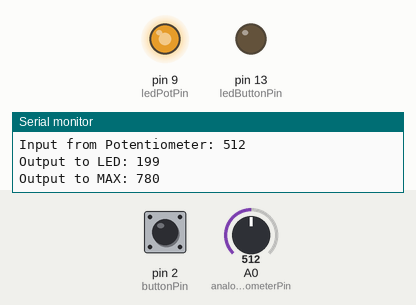
This sketch was run on a simulated Arduino Uno, built with avr-gcc and run on an emulated ATmega328P. Parts: output pins drawn as LEDs (lit = HIGH), the last lines printed to the serial monitor. Inputs (shaded band) come from the test bench; at power-on: A0 (analogPotentiometerPin) = 512, pin 2 (buttonPin) HIGH.

Above: at 1.2 s.
1.3 s: A0 (analogPotentiometerPin) set to 122
At 2.6 s:
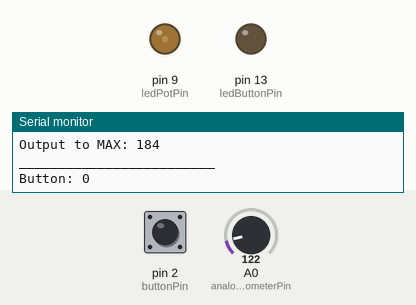
2.9 s: pin 2 (buttonPin) pulled LOW for 0.15 s
At 3.05 s:
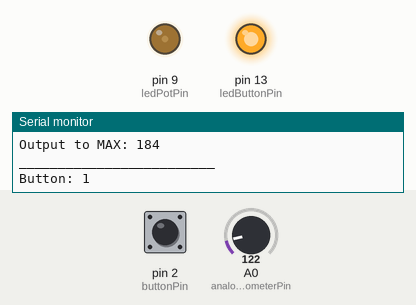
4.6 s: A0 (analogPotentiometerPin) set to 0
At 5.7 s:
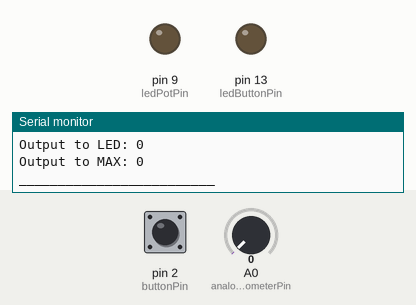
6.2 s: pin 2 (buttonPin) pulled LOW for 1 s
At 7.0 s:
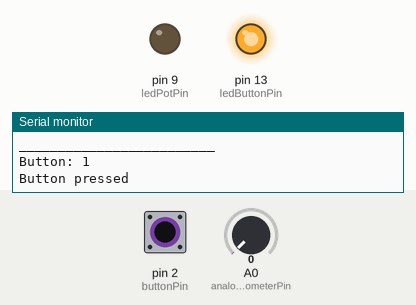
8.7 s: A0 (analogPotentiometerPin) set to 4
At 9.9 s:
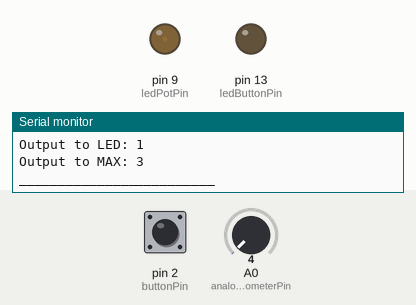
11.7 s: A0 (analogPotentiometerPin) set to 306
At 12.4 s:
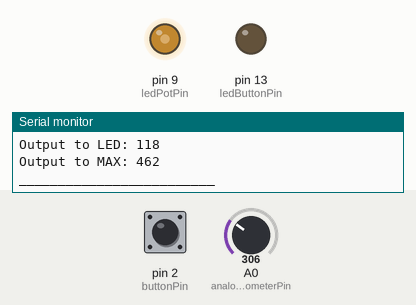
Timing chart, 0 to 14.3 s (numbered marks = the images above; inputs shaded):
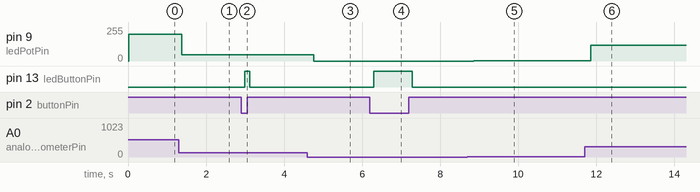

The sketch:

BasicButtonANDPotentiometerLED.ino
```cpp
// There are 2 simple setups
// 1) Push-button (i/p: 2) to light up LED (o/p: 13)
// 2) Potentiometer (i/p: A0) to light up LED (o/p: 9)
//_______________________________________________________________________________

// For Button-LED
const int buttonPin = 2;//the push-button pin
const int ledButtonPin = 13;
int inputButtonVal = 0; //variable to store the value from button
int correctButtonVal = 0;//variable to store the CORRECT value from button - 0 means not pressed, 1 means pressed


// For Potentiometer-LED
const int analogPotentiometerPin = 0;//the analog input pin of potentiometer
const int ledPotPin = 9;
int inputPotVal = 0;//variable to store the analog value coming from potentiometer
int outputLedPotVal = 0;//variable to store the output value (after being mapped to 0-255)
int outputToMax = 0;//variable to store the output value to max - mapped from outputLedPotVal from 0-1000

//_______________________________________________________________________________

void setup()
{

  Serial.begin(9600);//set the serial communication baudrate as 9600

  // For Button-LED
  //configure buttonPin(pin2) as an input and enable the internal pull-up resistor
  pinMode(buttonPin, INPUT_PULLUP);
  pinMode(ledButtonPin, OUTPUT);

}

//_______________________________________________________________________________

void loop()
{
  //__________For Button-LED__________
  inputButtonVal = digitalRead(buttonPin);
  correctButtonVal = !inputButtonVal; // button pressed = 1, not pressed = 0
  Serial.print("Button: ");
  Serial.println(correctButtonVal);
  // Keep in mind the pull-up means the pushbutton's logic is inverted. It goes
  // HIGH when it's open, and LOW when it's pressed. Turn on pin 13 when the
  // button's pressed, and off when it's not:
  if (inputButtonVal == HIGH) {
    digitalWrite(ledButtonPin, LOW);
  } else {
    digitalWrite(ledButtonPin, HIGH);
    Serial.println("Button pressed");
  }


  //__________For Potentiometer-LED__________
  inputPotVal = analogRead(analogPotentiometerPin);//read the value from the potentiometer
  Serial.print("Input from Potentiometer: ");
  Serial.println(inputPotVal);

  //outputLedPotVal = map(inputPotVal, 0, 1023, 0, 255); // Convert from 0-1023 proportional to the number of a number of from 0 to 255
  outputLedPotVal = map(inputPotVal, 0, 656, 0, 255); // Calibrated to 656 - tested max analog reading of potentiometer
  outputToMax = map(outputLedPotVal, 0, 255, 0, 1000); // mapped from 0 to 1000 to be received by max via serial comms

  Serial.print("Output to LED: ");
  Serial.println(outputLedPotVal);

  Serial.print("Output to MAX: ");
  Serial.println(outputToMax);

  analogWrite(ledPotPin, outputLedPotVal); //tune the brightness of LED according to the potentiometer value


  Serial.println("_________________________"); //print "Output"


  //delay(1000);
}

//_______________________________________________________________________________
```

Measured:
- the behaviour switches between 2 and 3 on A0 (analogPotentiometerPin) (found by bisection; images 4 and 5)
- after the input at 1.3 s, pin 9 (ledPotPin): 199/255 → 47/255 after 0.08 s
- after the input at 2.9 s, pin 13 (ledButtonPin): LOW → HIGH after 0.09 s, → LOW 0.13 s later
- after the input at 4.6 s, pin 9 (ledPotPin): 47/255 → 0/255 after 0.16 s
- after the input at 6.2 s, pin 13 (ledButtonPin): LOW → HIGH after 0.10 s, → LOW 0.99 s later
- after the input at 8.7 s, pin 9 (ledPotPin): 0/255 → 1/255 after 0.15 s
- after the input at 11.7 s, pin 9 (ledPotPin): 1/255 → 118/255 after 0.16 s
